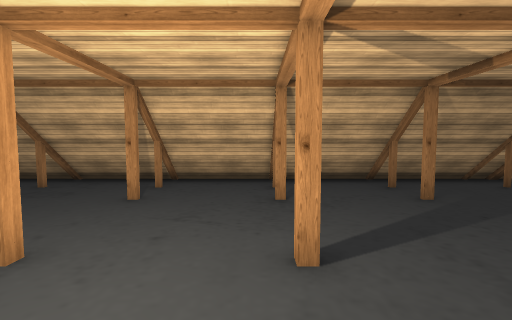
View 1 (above)

16 first-person views from a walk through a scene from a Unity 3-D project. The camera is 1.5 m above the floor, tilts 4° down and sees 85° across. The floor is counted in squares, 1 m on a side. Each view is taken from the middle of a square. On the plan, view 1 faces up. The plan holds only what a view shows up to about 14 squares ahead; the rest is blank. The place goes on beyond the plan. The player character is not drawn. Some surface patterns are stand-ins.

View 2
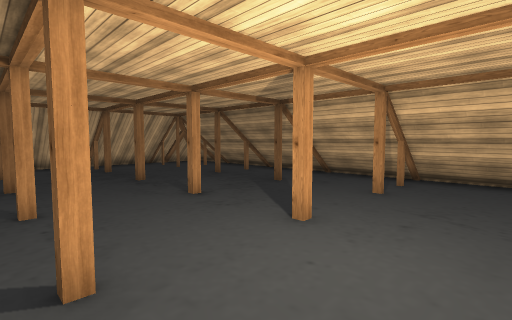

View 3
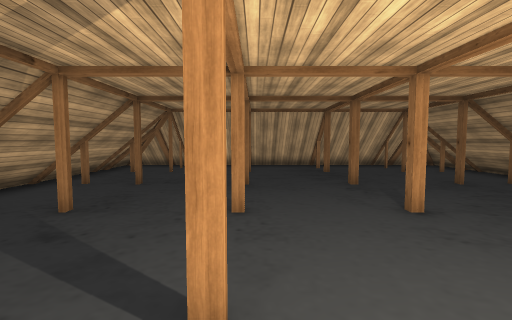

View 4
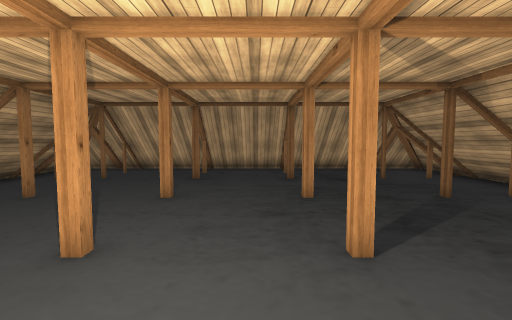

View 5
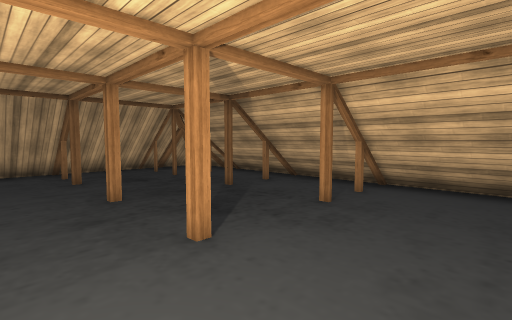

View 6
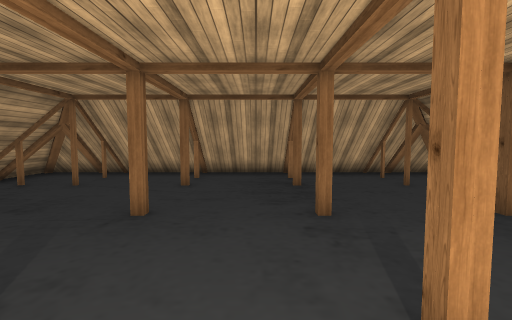

View 7
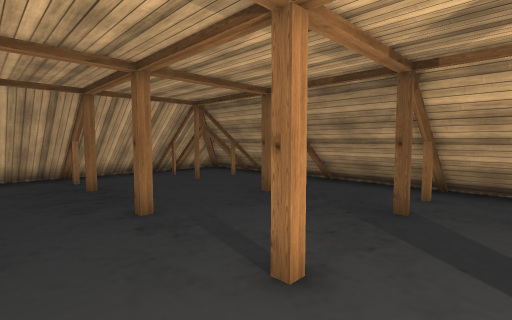

View 8
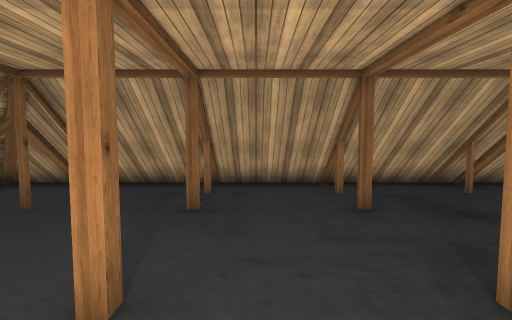

View 9
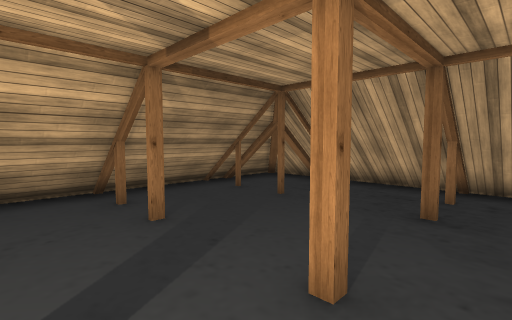

View 10
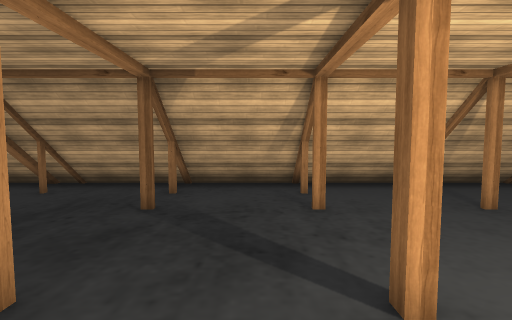

View 11
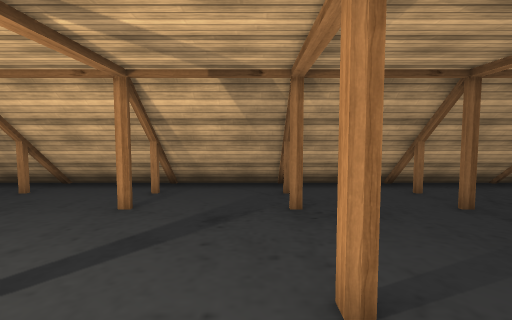

View 12
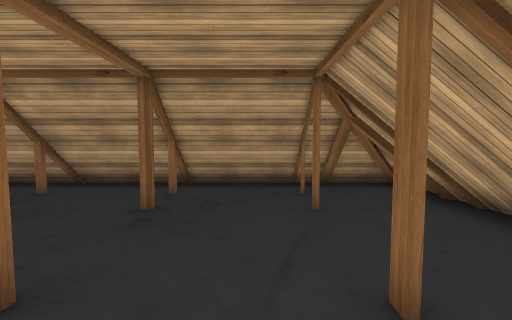

View 13
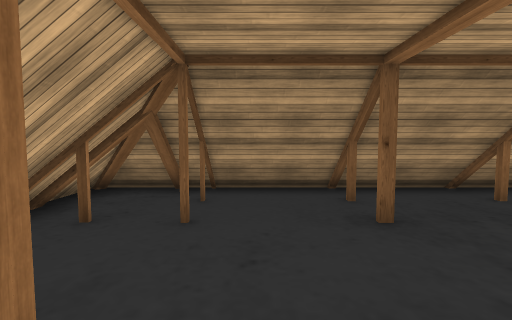

View 14
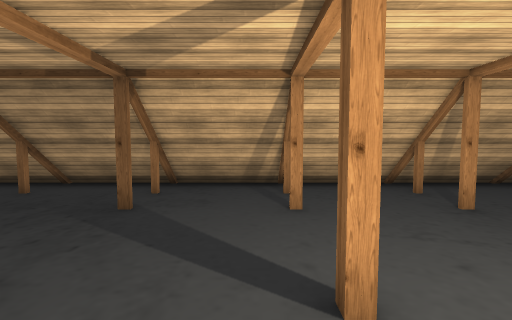

View 15
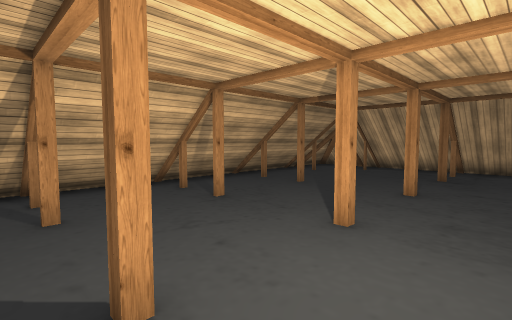

View 16
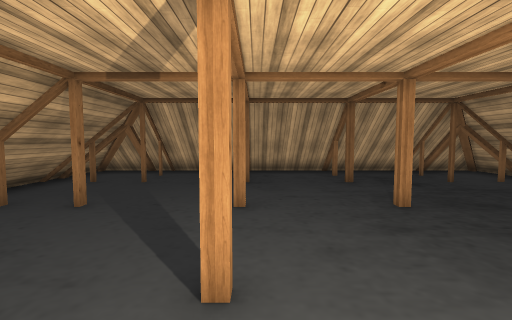

### Floor plan
Key: @ floor where view 1 was taken; # wall or solid block; . floor.
Columns run from 16 left of view 1 to 10 right of it. Each row starts with its distance up from view 1.
  9 ###########################
  8 #.........................#
  7 #.#..#...#...#...#..#...#.#
  6 #.........................#
  5 #.........................#
  4 #.........................#
  3 #.#..#...#...#...#..#...#.#
  2 #.........................#
  1 #.........................#
  0 #.#..#...#...#..@#..#...#.#
 -1 #.........................#
 -2 #.........................#
 -3 #.........................#
 -4 #.#..#...#...#...#..#...#.#
 -5 #.........................#
 -6 ###########################

Where each view was taken, in squares from view 1:
view 1: 0 up, 0 right, facing up
view 2: 1 down, 0 right, facing up-left
view 3: 0 up, 1 left, facing left
view 4: 1 up, 3 left, facing right
view 5: 2 up, 3 left, facing down-right
view 6: 2 up, 5 left, facing left
view 7: 1 up, 5 left, facing up-left
view 8: 2 up, 2 right, facing right
view 9: 2 up, 2 right, facing up-right
view 10: 2 up, 2 right, facing down
view 11: 2 up, 6 left, facing down
view 12: 2 up, 13 left, facing down
view 13: 2 up, 13 left, facing up
view 14: 1 up, 4 left, facing up
view 15: 1 up, 4 left, facing up-right
view 16: 3 up, 2 left, facing right
